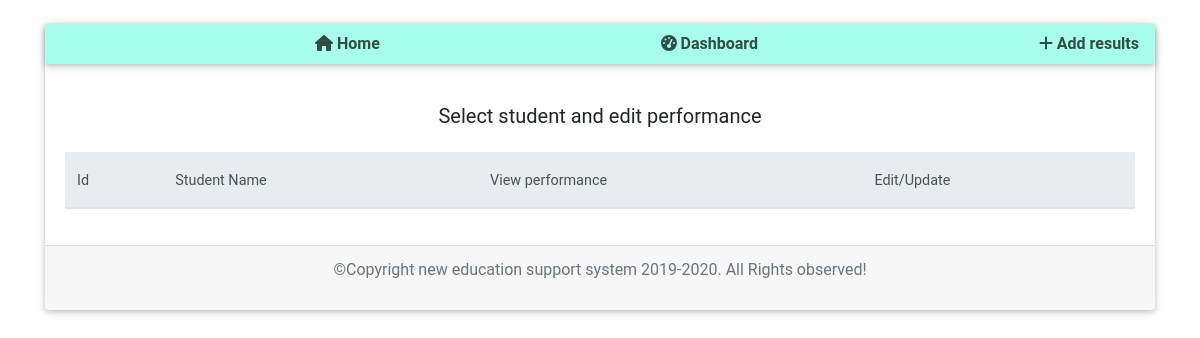
/home/pre-primary-two-performance/, run on an earlier commit of the app's database.
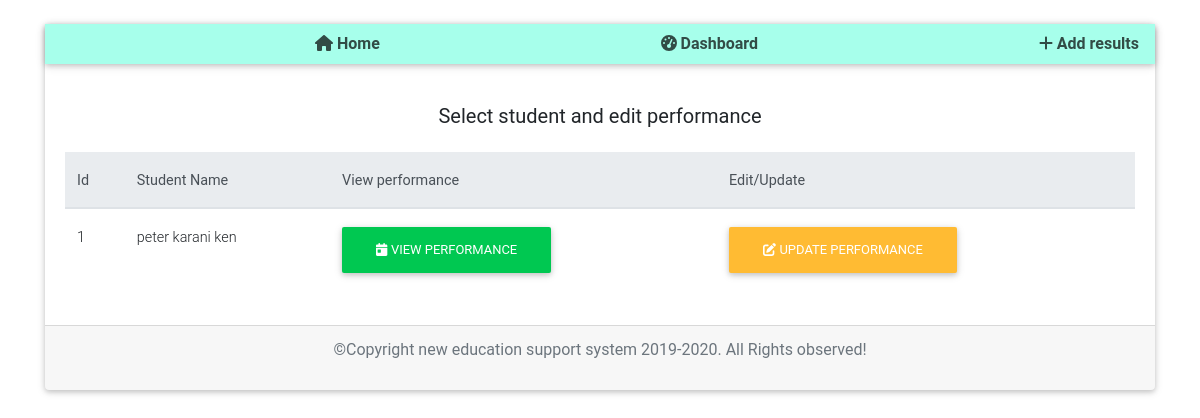
And on a later commit of the database.
### performance/models.py (models this page shows, shortened)
class Pre_primary_performance_2(models.Model):
    valid = RegexValidator(regex=r'^[0-9]+$', message="only digits are required.")
    Student_name = models.OneToOneField(Pre_primary_2, on_delete=models.CASCADE)
    Language_activities = models.CharField(validators=[valid], max_length=255)
    Mathematical_activities = models.CharField(validators=[valid], max_length=255)
    Environmental_activities = models.CharField(validators=[valid], max_length=255)
    Psychomotor_and_creative_activities = models.CharField(validators=[valid], max_length=255)
    Religious_education_activities = models.CharField(validators=[valid], max_length=255)
    Teachers_comment = models.TextField()

### school/models.py (models this page shows, shortened)
class Pre_primary_2(models.Model):
    GENDER_CHOICES = (
        ('M', 'Male'),
        ('F', 'Female'),
    )
    PRE_PRIMARY_CLASS = (
        ('Two', 'Pre_primary 2'),
    )
    name_regex = RegexValidator(regex=r"^[a-zA-Z\s]+$", message="Only characters are allowed for Student name.")
    phone_number_regex = RegexValidator(regex=r'(\+254)\s*?(\d{3})\s*?(\d{3})\s*?(\d{3})', message="invalid phone number, phone number should be in the format of +254")
    reg_regex = RegexValidator(regex=r'[P]\d{4}', message="Registration number should start with 'P' followed by 4 digits for pre primary otherwise invalid registration number.")
    student_name = models.CharField(validators=[name_regex], max_length=100)
    registration_number = models.CharField(validators=[reg_regex], max_length=50)
    student_class = models.CharField(max_length=15, choices=PRE_PRIMARY_CLASS)
    student_gender = models.CharField(max_length=15, choices=GENDER_CHOICES)
    parent_name = models.CharField(max_length=100, blank=True)
    phone_number = models.CharField(validators=[phone_number_regex], max_length=15, blank=True) # validators should be a list
    def __str__(self):
        return self.student_name

### performance/views.py (the view)
# urls.py: path('home/pre-primary-two-performance/', performance_view.PrePrimaryTwoListView.as_view(), name="pre-primary-two-performance"),
class PrePrimaryTwoListView(ListView):
    model = Pre_primary_performance_2
    context_object_name = 'students'

### performance/templates/performance/pre_primary_performance_2_list.html (shortened to what this page needs)
 {% extends 'school/base.html'%}
 {% load static %}
 {% block content %}
<div class="container pt-4">
	<div class="card">
		<div class="mb-1 navbar navbar-light teal accent-1">
			<div><a href="{% url 'home' %}" data-toggle="tooltip" title="home menu" class="card-link"><i class="fas fa-home"></i> Home</a></div>
			<div><a href="{% url 'dashboard' %}" data-toggle="tooltip" title="teachers dashboard" class="card-link"><i class="fas fa-tachometer-alt"></i> Dashboard</a></div>
			<div><a href="{% url 'pre-primary-two-performance-create' %}" data-toggle="tooltip" title="register new student" class="card-link"><i class="fas fa-plus"></i> Add results</a></div>
		</div>
		<div class="card-body">
		<h5 class="text-center p-3">Select student and edit performance</h5>
		<table class="table" id="myTable">
		<thead class="thead-light">
		<tr>
		<th>Id</th>
		<th>Student Name</th>
		<th>View performance</th>
        <th>Edit/Update</th>
		</tr>
		</thead>
		<tbody>
		{% for student in students %}
		<tr>
		<td>{{ student.id }}</td>
		<td>{{ student.Student_name }}</td>
		<td><a href="{% url 'pre-primary-two-performance-details' student.id %}" data-toggle="tooltip" title="view student details" class="card-link btn btn-success"><i class="fas fa-calendar-day"></i> View performance</a></td>
		<td><a href="{% url 'pre-primary-two-performance-update' student.id %}" data-toggle="tooltip" title="update performance" class="card-link btn btn-warning"><i class="fas fa-edit"></i> Update performance</a></td>
		</tr>
		{% endfor %}
		</tbody>
        </table>
		</div>
		<div class="card-footer">
			<p class="text-center text-muted">&copy;Copyright new education support system 2019-2020. All Rights observed!</p>
		</div>
	</div>
</div>
{% endblock content%}

What changed in the data, as far as the page shows it:
added Pre_primary_performance_2: id "1", Student_name "peter karani ken"
